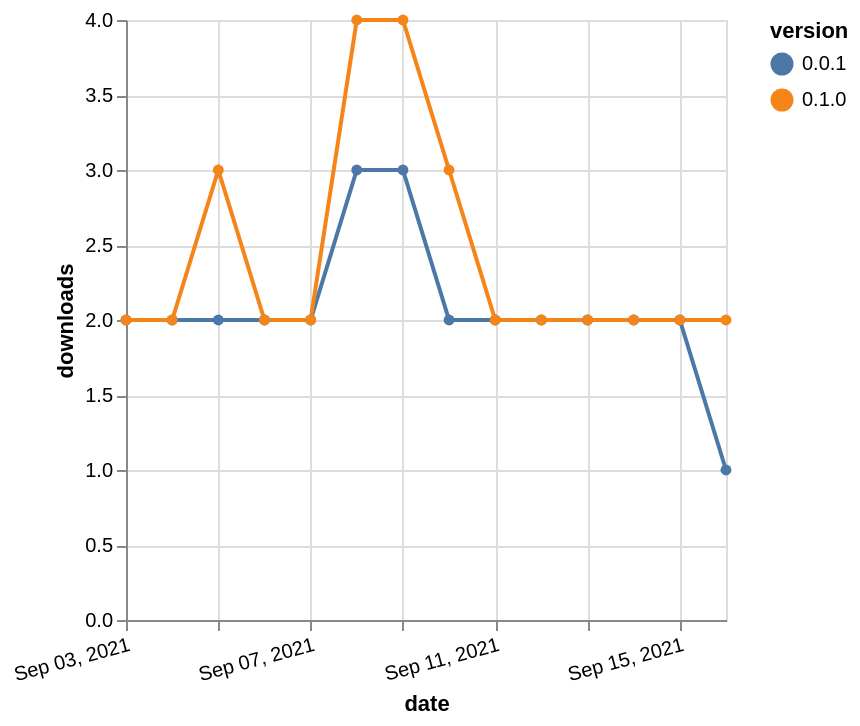

Describe this chart as a Vega-Lite specification.
### Vega-Lite specification from a JSON file in a GitHub repository (floating-point values rounded to 4 significant figures)
{"$schema": "https://vega.github.io/schema/vega-lite/v5.json", "description": "A simple bar chart with embedded data.", "data": {"values": [{"date": "2021-09-03", "total": 2315, "delta": 2, "version": "0.0.1"}, {"date": "2021-09-04", "total": 2317, "delta": 2, "version": "0.0.1"}, {"date": "2021-09-05", "total": 2319, "delta": 2, "version": "0.0.1"}, {"date": "2021-09-06", "total": 2321, "delta": 2, "version": "0.0.1"}, {"date": "2021-09-07", "total": 2323, "delta": 2, "version": "0.0.1"}, {"date": "2021-09-08", "total": 2326, "delta": 3, "version": "0.0.1"}, {"date": "2021-09-09", "total": 2329, "delta": 3, "version": "0.0.1"}, {"date": "2021-09-10", "total": 2331, "delta": 2, "version": "0.0.1"}, {"date": "2021-09-11", "total": 2333, "delta": 2, "version": "0.0.1"}, {"date": "2021-09-12", "total": 2335, "delta": 2, "version": "0.0.1"}, {"date": "2021-09-13", "total": 2337, "delta": 2, "version": "0.0.1"}, {"date": "2021-09-14", "total": 2339, "delta": 2, "version": "0.0.1"}, {"date": "2021-09-15", "total": 2341, "delta": 2, "version": "0.0.1"}, {"date": "2021-09-16", "total": 2342, "delta": 1, "version": "0.0.1"}, {"date": "2021-09-03", "total": 2509, "delta": 2, "version": "0.1.0"}, {"date": "2021-09-04", "total": 2511, "delta": 2, "version": "0.1.0"}, {"date": "2021-09-05", "total": 2514, "delta": 3, "version": "0.1.0"}, {"date": "2021-09-06", "total": 2516, "delta": 2, "version": "0.1.0"}, {"date": "2021-09-07", "total": 2518, "delta": 2, "version": "0.1.0"}, {"date": "2021-09-08", "total": 2522, "delta": 4, "version": "0.1.0"}, {"date": "2021-09-09", "total": 2526, "delta": 4, "version": "0.1.0"}, {"date": "2021-09-10", "total": 2529, "delta": 3, "version": "0.1.0"}, {"date": "2021-09-11", "total": 2531, "delta": 2, "version": "0.1.0"}, {"date": "2021-09-12", "total": 2533, "delta": 2, "version": "0.1.0"}, {"date": "2021-09-13", "total": 2535, "delta": 2, "version": "0.1.0"}, {"date": "2021-09-14", "total": 2537, "delta": 2, "version": "0.1.0"}, {"date": "2021-09-15", "total": 2539, "delta": 2, "version": "0.1.0"}, {"date": "2021-09-16", "total": 2541, "delta": 2, "version": "0.1.0"}]}, "width": "container", "mark": {"type": "line", "point": {"filled": true}}, "encoding": {"x": {"field": "date", "type": "temporal", "timeUnit": "yearmonthdate", "title": "date", "axis": {"labelAngle": -15}}, "y": {"field": "delta", "type": "quantitative", "title": "downloads"}, "color": {"field": "version", "type": "nominal"}, "tooltip": {"field": "delta"}}}
